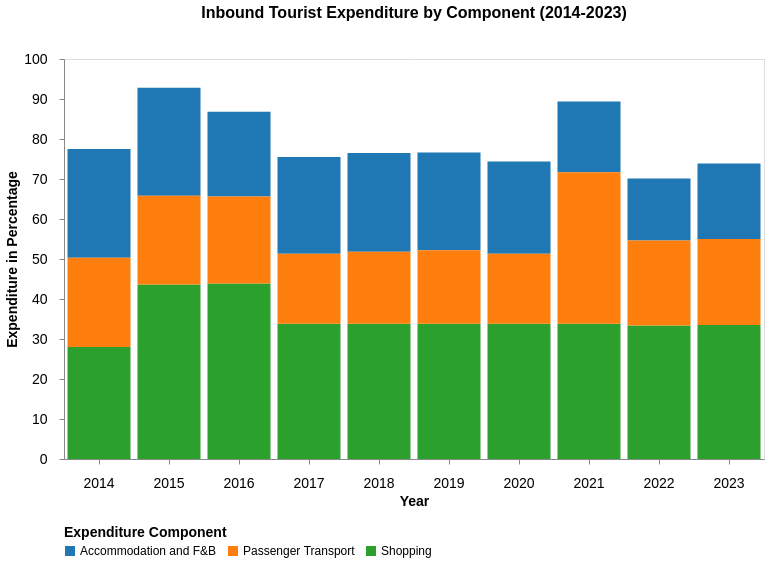

Specify this chart in Vega-Lite:
### Vega-Lite specification from a JSON file in a GitHub repository (floating-point values rounded to 4 significant figures)
{"$schema": "https://vega.github.io/schema/vega-lite/v5.json", "title": {"text": "Inbound Tourist Expenditure by Component (2014-2023)", "fontSize": 16, "anchor": "middle", "fontWeight": "bold", "subtitle": " ", "subtitlePadding": 16}, "width": 700, "height": 400, "data": {"values": [{"Year": "2014", "Component": "Shopping", "Expenditure": 28}, {"Year": "2014", "Component": "Accommodation and F&B", "Expenditure": 27.2}, {"Year": "2014", "Component": "Passenger Transport", "Expenditure": 22.3}, {"Year": "2015", "Component": "Shopping", "Expenditure": 43.6}, {"Year": "2015", "Component": "Accommodation and F&B", "Expenditure": 27}, {"Year": "2015", "Component": "Passenger Transport", "Expenditure": 22.2}, {"Year": "2016", "Component": "Shopping", "Expenditure": 43.9}, {"Year": "2016", "Component": "Accommodation and F&B", "Expenditure": 21.2}, {"Year": "2016", "Component": "Passenger Transport", "Expenditure": 21.7}, {"Year": "2017", "Component": "Shopping", "Expenditure": 33.8}, {"Year": "2017", "Component": "Accommodation and F&B", "Expenditure": 24.2}, {"Year": "2017", "Component": "Passenger Transport", "Expenditure": 17.5}, {"Year": "2018", "Component": "Shopping", "Expenditure": 33.8}, {"Year": "2018", "Component": "Accommodation and F&B", "Expenditure": 24.7}, {"Year": "2018", "Component": "Passenger Transport", "Expenditure": 18}, {"Year": "2019", "Component": "Shopping", "Expenditure": 33.8}, {"Year": "2019", "Component": "Accommodation and F&B", "Expenditure": 24.4}, {"Year": "2019", "Component": "Passenger Transport", "Expenditure": 18.4}, {"Year": "2020", "Component": "Shopping", "Expenditure": 33.8}, {"Year": "2020", "Component": "Accommodation and F&B", "Expenditure": 23.1}, {"Year": "2020", "Component": "Passenger Transport", "Expenditure": 17.5}, {"Year": "2021", "Component": "Shopping", "Expenditure": 33.8}, {"Year": "2021", "Component": "Accommodation and F&B", "Expenditure": 17.7}, {"Year": "2021", "Component": "Passenger Transport", "Expenditure": 37.9}, {"Year": "2022", "Component": "Shopping", "Expenditure": 33.4}, {"Year": "2022", "Component": "Accommodation and F&B", "Expenditure": 15.5}, {"Year": "2022", "Component": "Passenger Transport", "Expenditure": 21.2}, {"Year": "2023", "Component": "Shopping", "Expenditure": 33.5}, {"Year": "2023", "Component": "Accommodation and F&B", "Expenditure": 18.9}, {"Year": "2023", "Component": "Passenger Transport", "Expenditure": 21.5}]}, "params": [{"name": "yearSelect", "value": "All", "bind": {"input": "select", "options": ["All", "2014", "2015", "2016", "2017", "2018", "2019", "2020", "2021", "2022", "2023"], "name": "Select Year"}}], "mark": "bar", "encoding": {"x": {"field": "Year", "type": "ordinal", "title": "Year", "axis": {"labelAngle": 0, "labelFontSize": 14, "titleFontSize": 14, "labelPadding": 12, "grid": false}}, "y": {"field": "Expenditure", "type": "quantitative", "title": "Expenditure in Percentage", "axis": {"labelPadding": 12, "labelFontSize": 14, "titleFontSize": 14, "grid": false}, "scale": {"domain": [0, 100]}}, "color": {"field": "Component", "type": "nominal", "title": "Expenditure Component", "scale": {"scheme": "category10"}, "legend": {"title": "Expenditure Component", "orient": "bottom", "labelFontSize": 12, "titleFontSize": 14, "labelPadding": 12}}, "opacity": {"condition": [{"test": "yearSelect == 'All'", "value": 1}, {"test": "datum.Year == yearSelect", "value": 1}], "value": 0.3}, "tooltip": [{"field": "Year", "title": "Year"}, {"field": "Component", "title": "Expenditure Component"}, {"field": "Expenditure", "title": "Expenditure in Percentage", "format": ".2f"}]}}
